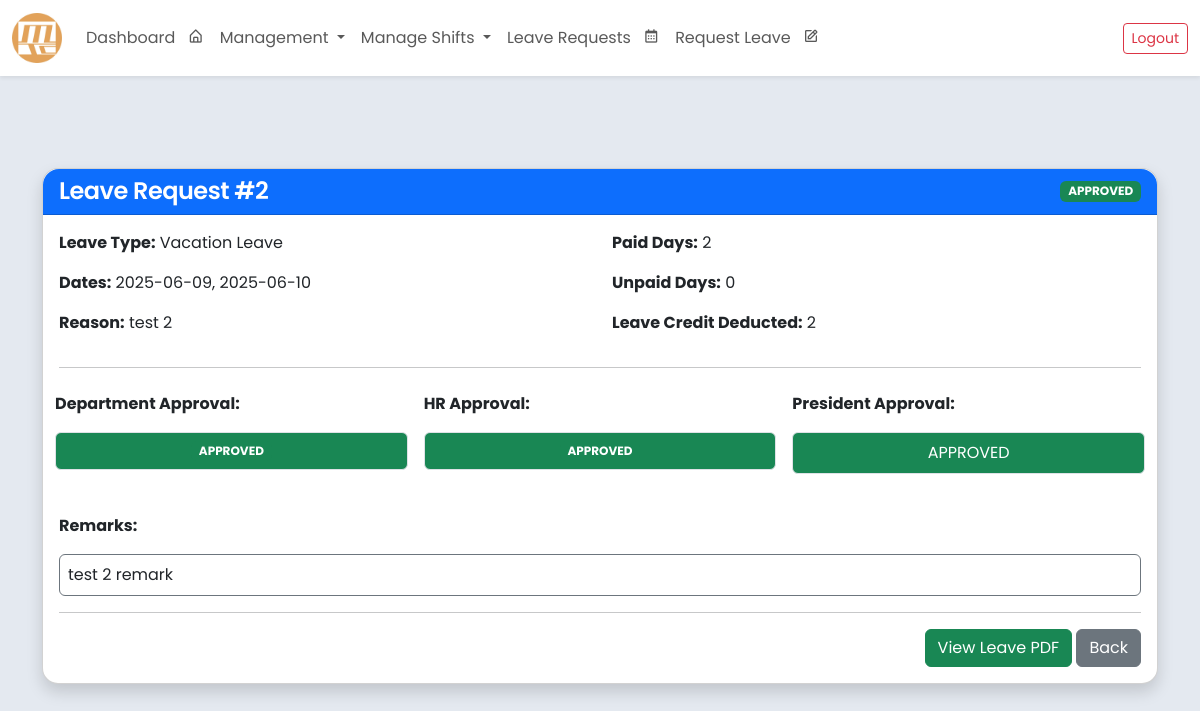
Screenshot of /leave/13/ (signed in) with the database file from the repository.
### core/models.py (models this page shows, shortened)
class LeaveRequest(models.Model):
    class LeaveType(models.TextChoices):
        SICK = 'SICK', 'Sick Leave'
        MATERNITY = 'MATERNITY', 'Maternity Leave'
        PATERNITY = 'PATERNITY', 'Paternity Leave'
        VACATION = 'VACATION', 'Vacation Leave'
        EMERGENCY = 'EMERGENCY', 'Emergency Leave'
    class ApprovalStatus(models.TextChoices):
        PENDING = 'PENDING', 'PENDING'
        APPROVED = 'APPROVED', 'APPROVED'
        REJECTED = 'REJECTED', 'REJECTED'
    employee = models.ForeignKey('Employee', on_delete=models.CASCADE, related_name='leave_requests')
    leave_number = models.PositiveIntegerField(unique=True, editable=False)
    leave_dates = JSONField(default=list, blank=True, null=True)
    reason_for_leave = models.TextField()
    leave_type = models.CharField(max_length=20, choices=LeaveType.choices)
    remarks = models.TextField(blank=True, null=True)
    leave_credit_deduction = models.PositiveIntegerField(default=0)
    deduction_applied = models.BooleanField(default=False)
    department_approval = models.CharField(max_length=10, choices=ApprovalStatus.choices, default=ApprovalStatus.PENDING)
    hr_approval = models.CharField(max_length=10, choices=ApprovalStatus.choices, default=ApprovalStatus.PENDING)
    president_approval = models.CharField(max_length=10, choices=ApprovalStatus.choices, default=ApprovalStatus.PENDING)
    status = models.CharField(max_length=10, choices=ApprovalStatus.choices, default=ApprovalStatus.PENDING)
    paid_dates = models.PositiveIntegerField(default=0)
    unpaid_dates = models.PositiveIntegerField(default=0)
    created_at = models.DateTimeField(auto_now_add=True)

### core/views.py (the view)
# urls.py: path('leave/<int:pk>/', views.leave_request_detail, name='leave_request_detail'),
@login_required
def leave_request_detail(request, pk):
    leave = get_object_or_404(LeaveRequest, pk=pk, employee=request.user.employee)
    return render(request, 'leave_request_detail.html', {'leave': leave})

### core/templates/leave_request_detail.html
{% extends "base.html" %}
{% block content %}
<div class="container mt-5">
    <div class="card shadow rounded-4">
        <div class="card-header bg-primary text-white rounded-top-4 d-flex justify-content-between align-items-center">
            <h4 class="mb-0">Leave Request #{{ leave.leave_number }}</h4>
            <span class="badge
                {% if leave.status == 'APPROVED' %} bg-success
                {% elif leave.status == 'REJECTED' or leave.status == 'DENIED' %} bg-danger
                {% else %} bg-warning text-dark
                {% endif %}">
                {{ leave.status }}
            </span>
        </div>
        <div class="card-body">
            <div class="row mb-3">
                <div class="col-md-6">
                    <p><strong>Leave Type:</strong> {{ leave.get_leave_type_display }}</p>
                    <p><strong>Dates:</strong> {{ leave.leave_dates|join:", " }}</p>
                    <p><strong>Reason:</strong> {{ leave.reason_for_leave }}</p>
                </div>
                <div class="col-md-6">
                        <p><strong>Paid Days:</strong>
                            <span class="">{{ leave.paid_dates }}</span>
                        </p>
                        <p><strong>Unpaid Days:</strong>
                            <span class="">{{ leave.unpaid_dates }}</span>
                        </p>
                    <p><strong>Leave Credit Deducted:</strong> {{ leave.leave_credit_deduction }}</p>
                </div>
            </div>
            <hr>
            <div class="row mb-3">
                <div class="col-md-4 p-2">
                    <p><strong>Department Approval:</strong>
                                                <div class="border p-2 rounded d-flex justify-content-center text-white
                            {% if leave.president_approval == 'APPROVED' %} bg-success
                            {% elif leave.president_approval == 'REJECTED' %} bg-danger
                            {% else %} bg-secondary
                            {% endif %}">
                        <span class="badge
                            {% if leave.department_approval == 'APPROVED' %} bg-success
                            {% elif leave.department_approval == 'REJECTED' %} bg-danger
                            {% else %} bg-secondary
                            {% endif %}">
                            {{ leave.department_approval }}
                        </span>
                        </div>
                    </p>
                </div>
                <div class="col-md-4 p-2">
                    <p><strong>HR Approval:</strong>
                                                <div class="border p-2 rounded d-flex justify-content-center text-white
                            {% if leave.president_approval == 'APPROVED' %} bg-success
                            {% elif leave.president_approval == 'REJECTED' %} bg-danger
                            {% else %} bg-secondary
                            {% endif %}">
                        <span class="badge
                            {% if leave.hr_approval == 'APPROVED' %} bg-success
                            {% elif leave.hr_approval == 'REJECTED' %} bg-danger
                            {% else %} bg-secondary
                            {% endif %}">
                            {{ leave.hr_approval }}
                        </span>
                        </div>
                    </p>
                </div>
                <div class="col-md-4 p-2">
                    <p><strong>President Approval:</strong>
                        <div class="border p-2 rounded d-flex justify-content-center text-white
                            {% if leave.president_approval == 'APPROVED' %} bg-success
                            {% elif leave.president_approval == 'REJECTED' %} bg-danger
                            {% else %} bg-secondary
                            {% endif %}">
                        <span class="
                            {% if leave.president_approval == 'APPROVED' %} bg-success
                            {% elif leave.president_approval == 'REJECTED' %} bg-danger
                            {% else %} bg-secondary
                            {% endif %}">
                            {{ leave.president_approval }}
                        </span>
                        </div>
                    </p>
                </div>
            </div>
            {% if leave.remarks %}
                <p><strong>Remarks:</strong><br></p>
                <div class="border p-2 border-secondary rounded mb-3">
                    {{ leave.remarks }}
                </div>
            {% endif %}
                <hr>
            <div class="text-end">
                <a href="{% url 'leave_pdf' leave.pk %}" target="_blank"  class="btn btn-success">View Leave PDF</a>
                <a href="javascript:history.back()" class="btn btn-secondary">Back</a>
            </div>
        </div>
    </div>
</div>
{% endblock %}

### core/templates/base.html (style rules this page uses)
body { font-family: 'Poppins', sans-serif; font-size: 1rem; color: #333; background-color:rgb(228, 233, 240); }
h1, h2, h3, h4, h5, h6 { font-weight: 600; letter-spacing: -0.5px; }

### rows the page displays
LeaveRequest: leave_number "2", status "APPROVED", leave_type "Vacation Leave", leave_dates "2025-06-09, 2025-06-10", reason_for_leave "test 2", paid_dates "2", unpaid_dates "0", leave_credit_deduction "2", department_approval "APPROVED", hr_approval "APPROVED", president_approval "APPROVED", remarks "test 2 remark"
